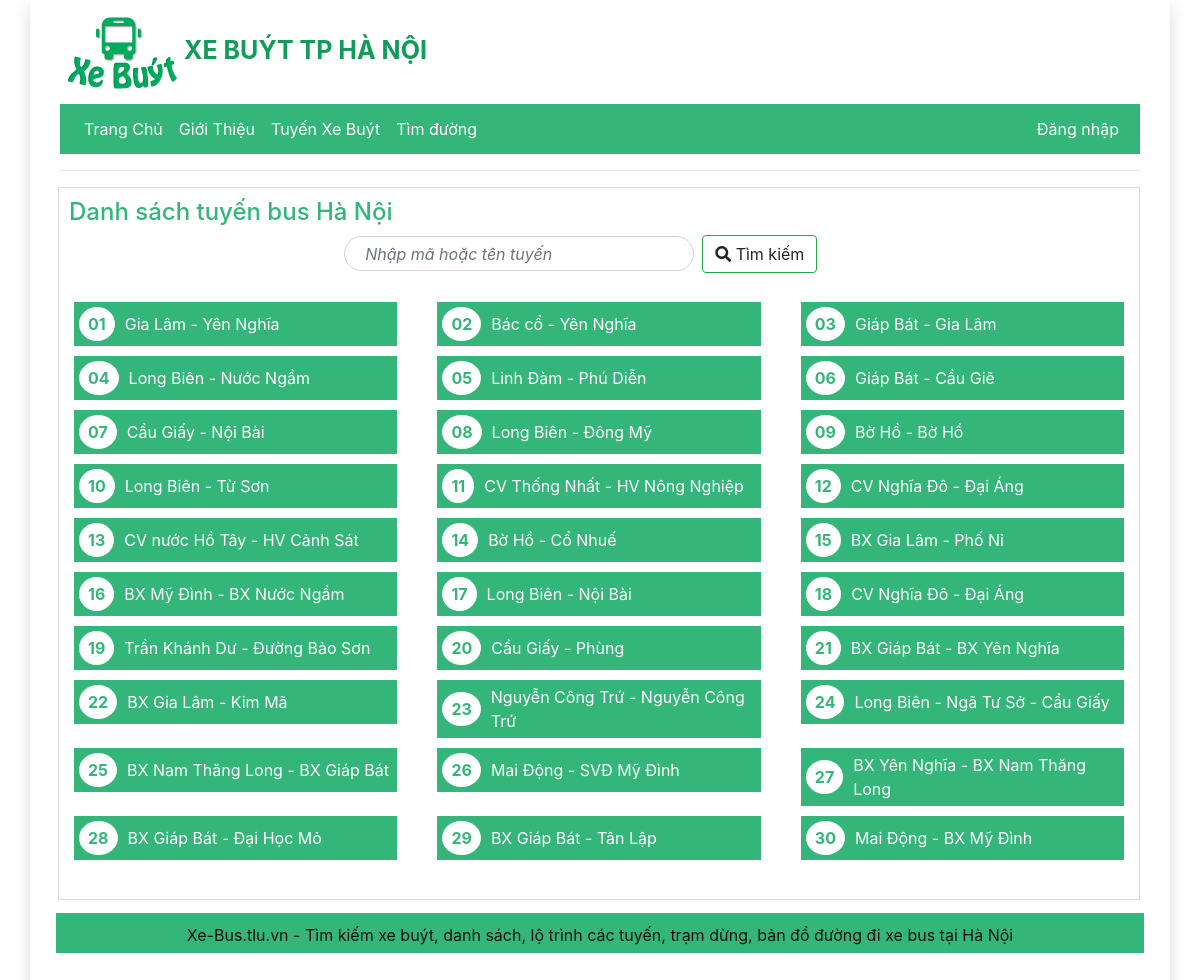
The page / on the database its author committed.
### tables this page shows
CREATE TABLE `tuyen` (
  `matuyen` int(4) UNSIGNED NOT NULL,
  `tentuyen` varchar(50) NOT NULL,
  `giobd` time NOT NULL,
  `giokt` time NOT NULL,
  `chieudi` text NOT NULL,
  `chieuve` text NOT NULL,
  `tansuat` int(11) NOT NULL,
  `soluongxe` int(11) NOT NULL
);

### controllers/c-index.php (called while the page is built, shortened)
<?php
	class c_index
	{
		public function show_index()
		{
			$index = new m_index();
			$index->index();
			include("views/v-index.php");
		}
	}
?>

### index.php (called while the page is built)
<?php
  include("controllers/c-index.php");
  $index = new c_index();
  $index->show_index();
?>

### models/database.php (called while the page is built, shortened)
<?php
	class database
	{
		protected $host = 'localhost';
		protected $name = 'root';
		protected $pass = '';
		protected $db = 'quan-ly-bus';
		protected $conn;
		protected $result;
		public function connect()
		{
			$this->conn = mysqli_connect($this->host, $this->name, $this->pass, $this->db) or die('không thể kết nối tới database');
			$this->conn->set_charset('utf8');
		}
		public function query($sql)
		{
			if($this->conn)
			{
				$this->result = mysqli_query($this->conn, $sql);
			}
		}
		public function fetch_assoc()
		{
			if($this->conn)
			{
				$row = mysqli_fetch_assoc($this->result);
				return $row;
			}
		}
	}
?>

### models/m-index.php (called while the page is built, shortened)
<?php
	include('database.php');
	class m_index extends database
	{
		public function index()
		{
			$sql = "SELECT matuyen, tentuyen FROM tuyen";
			$this->query($sql);
		}
	}
?>

### views/v-index.php (the view, shortened to what this page needs)
<!doctype html>
<html lang="en">
<head>
  <link rel="stylesheet" href="./public/core/css/all.min.css">
  <link rel="stylesheet" href="./public/core/css/bootstrap.min.css">
  <link rel="stylesheet" href="./public/core/css/style-index.css">
</head>
<body>
  <div class="container shadow full-page">
  <section class="header container">
      <div class="logo"><img src="public/core/image/logo.png" alt="Logo"><span>XE BUÝT TP HÀ NỘI</span></div>
      <nav class="navbar navbar-expand-lg navbar-light bg-dark">
        <div class="collapse navbar-collapse" id="navbarSupportedContent">
          <ul class="navbar-nav mr-auto">
            <li class="nav-item active">
              <a class="nav-link" href="index.php">Trang Chủ</a>
            </li>
            <li class="nav-item">
              <a class="nav-link" href="#">Giới Thiệu</a>
            </li>
            <li class="nav-item">
              <a class="nav-link" href="#">Tuyến Xe Buýt</a>
            </li>
            <li class="nav-item">
              <a class="nav-link" href="#">Tìm đường</a>
            </li>
          </ul>
          <a class="nav-link" href="login.php">Đăng nhập</a>
        </div>
    </nav>
    <hr>
  </section>
  <section class="list-bus container" id="dulieu">
    <h4>Danh sách tuyến bus Hà Nội</h4>
    <div class="search col-sm-12">
    <form class="form-inline" method="post">
      <input id="key" class="form-control mr-sm-2" type="search" placeholder="Nhập mã hoặc tên tuyến" aria-label="Search">
      <a class="btn btn-outline-success my-2 my-sm-0" type="submit" onclick="timkiem()"><i class="fas fa-search"></i> Tìm kiếm</a>
    </form>
    </div>
    <div class="row content-list my-4">
      <?php
        while ($row = $index->fetch_assoc())
        {
          if($row["matuyen"]<10)
          {
            $matuyen = "0".$row["matuyen"];
          }
          else
          {
            $matuyen = $row["matuyen"];
          }
          echo
            "
              <div class='col-sm-4' style='cursor: pointer;'>
                <a class='btn-route' id='tt' name='$row[matuyen]'>
                  <div class='item-route'>
                    <span class='icon'>$matuyen</span>
                    <div class='route-trip'>$row[tentuyen]</div>
                  </div>
                </a>
              </div>
            ";
        }
      ?>
    </div>
  </section>
    <footer class="footer">
      <p>Xe-Bus.tlu.vn - Tìm kiếm xe buýt, danh sách, lộ trình các tuyến, trạm dừng, bản đồ đường đi xe bus tại Hà Nội</p>
    </footer>
    <br>
</div>
</body>
</html>

### public/core/css/style-index.css (style rules this page uses)
* { margin: 0; padding: 0; }
.route-trip { color: #fff; }
.icon { background: #fff; padding: 5px 9px; border-radius: 50%; margin-right: 10px; font-weight: bold; color: #34B67A; }
.item-route { display: flex; background: #34B67A; margin: 5px; padding: 4px; align-items: center; border: 1px solid #34B67A; }
.list-bus { border: 1px solid #dfdada; margin: 13px; width: 97.5%; padding: 10px; }
.list-bus h4 { color: #34B67A; }
.search { width: 540px; margin: auto; }
.search input { width: 350px !important; height: 35px; border-radius: 30px; padding-left: 20px; font-style: italic; }
.logo { color: #109D59; font-size: 25px; font-weight: bold; padding: 12px 0; }
.header nav { background: #34B67A !important; }
.header a { color: #fff !important; padding: 0 100px 0 24px; }
a.nav-link { padding: 5px; }
.footer { width: 98%; height: 40px; background: #34B67A; color: #111; margin: auto; padding: 10px; text-align: center; margin-bottom: 30px; }

### rows shown on the page
tuyen: matuyen "01", tentuyen "Gia Lâm - Yên Nghĩa"
tuyen: matuyen "02", tentuyen "Bác cổ - Yên Nghĩa"
tuyen: matuyen "03", tentuyen "Giáp Bát - Gia Lâm"
tuyen: matuyen "04", tentuyen "Long Biên - Nước Ngầm"
tuyen: matuyen "05", tentuyen "Linh Đàm - Phú Diễn"
tuyen: matuyen "06", tentuyen "Giáp Bát - Cầu Giẽ"
tuyen: matuyen "07", tentuyen "Cầu Giấy - Nội Bài"
tuyen: matuyen "08", tentuyen "Long Biên - Đông Mỹ"
tuyen: matuyen "09", tentuyen "Bờ Hồ - Bờ Hồ"
tuyen: matuyen "10", tentuyen "Long Biên - Từ Sơn"
tuyen: matuyen "11", tentuyen "CV Thống Nhất - HV Nông Nghiệp"
tuyen: matuyen "12", tentuyen "CV Nghĩa Đô - Đại Áng"
tuyen: matuyen "13", tentuyen "CV nước Hồ Tây - HV Cảnh Sát"
tuyen: matuyen "14", tentuyen "Bờ Hồ - Cổ Nhuế"
tuyen: matuyen "15", tentuyen "BX Gia Lâm - Phố Nỉ"
tuyen: matuyen "16", tentuyen "BX Mỹ Đình - BX Nước Ngầm"
tuyen: matuyen "17", tentuyen "Long Biên - Nội Bài"
tuyen: matuyen "18", tentuyen "CV Nghĩa Đô - Đại Áng"
tuyen: matuyen "19", tentuyen "Trần Khánh Dư - Đường Bảo Sơn"
tuyen: matuyen "20", tentuyen "Cầu Giấy - Phùng"
tuyen: matuyen "21", tentuyen "BX Giáp Bát - BX Yên Nghĩa"
tuyen: matuyen "22", tentuyen "BX Gia Lâm - Kim Mã"
tuyen: matuyen "23", tentuyen "Nguyễn Công Trứ - Nguyễn Công Trứ"
tuyen: matuyen "24", tentuyen "Long Biên - Ngã Tư Sở - Cầu Giấy"
tuyen: matuyen "25", tentuyen "BX Nam Thăng Long - BX Giáp Bát"
tuyen: matuyen "26", tentuyen "Mai Động - SVĐ Mỹ Đình"
tuyen: matuyen "27", tentuyen "BX Yên Nghĩa - BX Nam Thăng Long"
tuyen: matuyen "28", tentuyen "BX Giáp Bát - Đại Học Mỏ"
tuyen: matuyen "29", tentuyen "BX Giáp Bát - Tân Lập"
tuyen: matuyen "30", tentuyen "Mai Động - BX Mỹ Đình"
